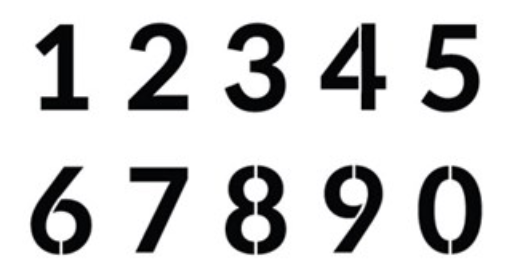
#> input picture Python_OpenCV course/contours/digit.png, 516 x 280 px
$ python 01.py
#> lines starting #> are read from the running program, lines starting #| are printed output that depends on the picture; after the words box and inside, x2 and y2 are one past the last pixel; in counts of white or black regions, pixels touching at a corner belong together
import cv2

img=cv2.imread('digit.png')
#> img is the input picture: shape (280, 516, 3); mean B, G, R 210.7, 210.4, 210.4
img_gray=cv2.cvtColor(img, cv2.COLOR_BGR2GRAY)
ret,thresh=cv2.threshold(img_gray,127,255,0)
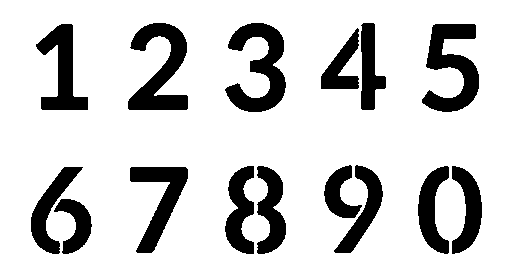
#> thresh: shape (280, 516); 82.4% white; 15 black regions
cv2.imshow('img',thresh)
cv2.waitKey(0)

contours,hierarchy=cv2.findContours(thresh,cv2.RETR_TREE,cv2.CHAIN_APPROX_SIMPLE)
#> contours = 16 contours; largest, box (x1, y1, x2, y2) and area: (0, 0, 516, 280) 143685, (224, 22, 287, 113) 2850, (127, 22, 189, 111) 2823, (421, 23, 480, 113) 2769, (129, 166, 189, 254) 2213
img=cv2.drawContours(img,contours,-1,(0,255,0),4)
cv2.imshow('img',img)
cv2.waitKey(0)

contour=contours[0]
#> contour = [[0, 0], [0, 279], [515, 279], [515, 0]]
hull=cv2.convexHull(contour)
#> hull = [[515, 0], [515, 279], [0, 279], [0, 0]]
img=cv2.drawContours(img,[hull],-1,(255,0,0),4)
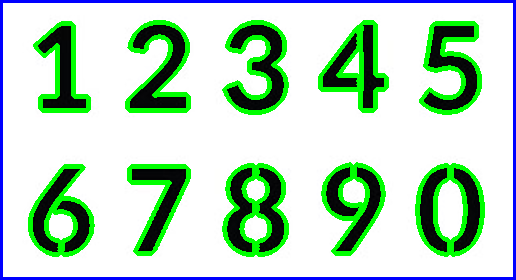
#> img: shape (280, 516, 3); mean B, G, R 192.2, 214.5, 183.6
#x,y,w,h=cv2.boundingRect(contour)
#img=cv2.rectangle(img,(x,y),(x+w,y+h),(0,0,255),3)
cv2.imshow('img',img)
cv2.waitKey(0)
